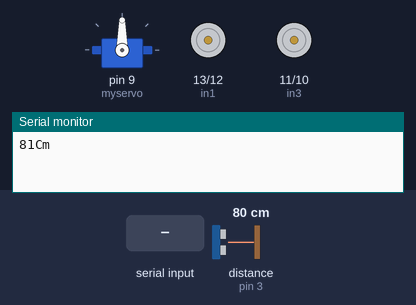
Bench run of a sketch on a simulated Arduino Uno, built with avr-gcc and run on an emulated ATmega328P. On the bench: servo, motor-driver pin pairs drawn as motors (green arrow = first pin HIGH = forward, orange = second pin HIGH = backward, longer = more drive, scaled by the enable pin), the last lines printed to the serial monitor. The inputs (shaded band) are chosen by the test bench; at power-on: distance to the obstacle (sensor on pin 3) 80 cm. The echo pulse lasts 58.3 µs per cm.

Above: at 1.2 s.
1.3 s: distance to the obstacle (sensor on pin 3) set to 22 cm
5.3 s: distance to the obstacle (sensor on pin 3) set to 18 cm
At 10.1 s:
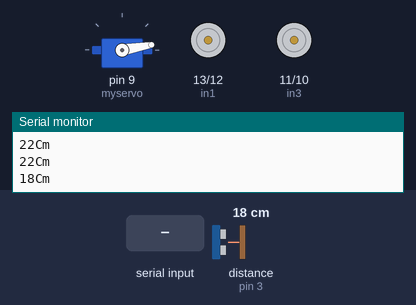
11.4 s: "8" received over Serial
At 17.2 s:
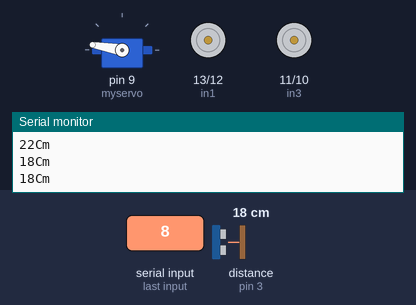
17.4 s: distance to the obstacle (sensor on pin 3) set to 35 cm
22.4 s: distance to the obstacle (sensor on pin 3) set to 2 cm
At 28.4 s:
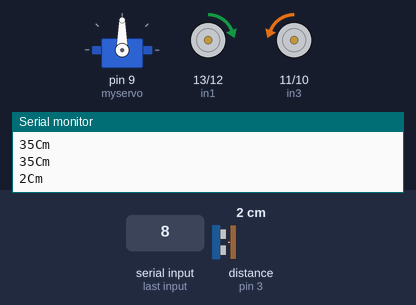
28.5 s: distance to the obstacle (sensor on pin 3) set to 60 cm
At 32.6 s:
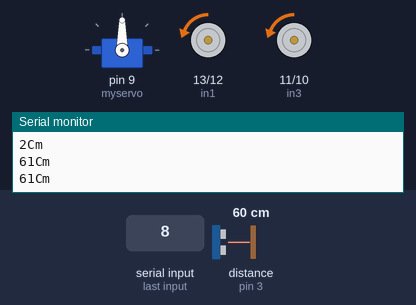
Timing chart, 0 to 33.8 s (numbered marks = the images above; inputs shaded):
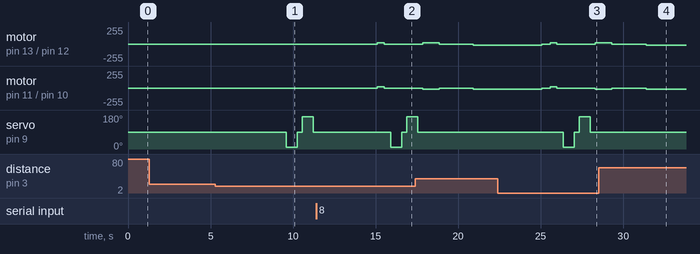

The sketch:

BluetoothCar.ino
```cpp
#include <Servo.h>
#include <NewPing.h>
#define trig_pin 2
#define echo_pin 3
#define TIME_OUT 5000

Servo myservo;
NewPing sonar(trig_pin, echo_pin, 200); //sensor function
int in1 = 13;
int in2 = 12;
int in3 = 11;
int in4 = 10;
int PWM1 = 6;
int PWM2 = 5;
char val;
uint8_t speed_t = 0;
long distanceLeft = 0;
long distanceRight = 0;
long distance = 0;

void setup()
{
  Serial.begin(9600);

  pinMode(in1, OUTPUT);
  pinMode(in2, OUTPUT);
  pinMode(in3, OUTPUT);
  pinMode(in4, OUTPUT);
  pinMode(PWM1, OUTPUT);
  pinMode(PWM2, OUTPUT);
  myservo.attach(9);
  myservo.write(90);
}
uint8_t mode_t = 0;

int readPing(){
  delay(70);
  int cm = sonar.ping_cm();
  if (cm==0){
    cm=250;
  }
  return cm;
}

int lookRight(){  // nhin phai lay khoang cach
  myservo.write(10);
  delay(500);
  int distance = readPing();
  delay(100);
  myservo.write(90);
  return distance;
}

int lookLeft(){ // nhin trai lai khoang cach
  myservo.write(170);
  delay(500);
  int distance = readPing();
  delay(100);
  myservo.write(90);
  return distance;
  delay(100);
}


void Backward()
{
   digitalWrite(in1, HIGH);
   digitalWrite(in2, LOW);
   digitalWrite(in3, HIGH);
   digitalWrite(in4, LOW);
}

void Forward()
{
  digitalWrite(in1, LOW);
  digitalWrite(in2, HIGH);
  digitalWrite(in3, LOW);
  digitalWrite(in4, HIGH);
}

void TurnRight()
{
  digitalWrite(in1, HIGH);
  digitalWrite(in2, LOW);
  digitalWrite(in3, LOW);
  digitalWrite(in4, HIGH);
}

void TurnLeft()
{
  digitalWrite(in1, LOW);
  digitalWrite(in2, HIGH);
  digitalWrite(in3, HIGH);
  digitalWrite(in4, LOW);
}

void Stop()
{
  digitalWrite(in1, LOW);
  digitalWrite(in2, LOW);
  digitalWrite(in3, LOW);
  digitalWrite(in4, LOW);
}
void loop()
{
  while (Serial.available() > 0)
  {
    val = Serial.read();
  }

  if(val == 'M')
  {
      mode_t  = 1;
  }

  else if(val == 'A')
  {
     mode_t = 0;
  }
  while(mode_t == 1)
  {
      distance = readPing();
      Serial.print(distance);
      Serial.print("Cm ");
      Serial.println(" ");
      delay(50);
      while (Serial.available() > 0)
      {
         val = Serial.read();
      }
      if(val == 'A')
      {
          mode_t = 0;
          break;
      }
      if( val == '1') //Forward
      {
          Forward();
      }
      else if(val == '2') //Backward
      {
        Backward();
      }
      else if(val == '3') //Left
      {
        TurnLeft();

      }
      else if(val == '4') //Right
      {
         TurnRight();
      }
      else if(val == '5') //Stop
      {
        Stop();

      }

    if(val == '8')
    {
      speed_t += 20;
      analogWrite(PWM1, speed_t);
      analogWrite(PWM2, speed_t);
      if(speed_t > 200)speed_t = 0;
      val = 0;
    }
    else if(val == '9')
    {
      if(speed_t > 0)  speed_t--;
      analogWrite(PWM1, speed_t);
      analogWrite(PWM2, speed_t);
      val = 0;
    }
  }

  while(mode_t == 0)
  {
     while (Serial.available() > 0)
      {
         val = Serial.read();
      }
      if(val == 'M')
      {
          mode_t = 1;
          break;
      }
       if(val == '8')
        {
            speed_t += 20;
            analogWrite(PWM1, speed_t);
            analogWrite(PWM2, speed_t);
            if(speed_t > 200)speed_t = 0;
            val = 0;
        }
        else if(val == '9')
        {
            if(speed_t > 0)  speed_t--;
            analogWrite(PWM1, speed_t);
            analogWrite(PWM2, speed_t);
            val = 0;
        }
      distance = readPing();

      if(distance > 0 && distance < 200)
      {
          Serial.print(distance);
          Serial.print("Cm ");
          Serial.println(" ");
          delay(2000);
          if(distance < 20)
          {
              Stop();
              delay(500);
              Backward();
              delay(400);
              Stop();
              delay(400);

              distanceRight = lookRight(); // lay khoang cach ben trai
              delay(300);

              distanceLeft = lookLeft(); // lay khoang cach ben phai
              delay(300);

              if(distanceRight >  distanceLeft)
              {
                  TurnLeft();
                  delay(1000);
                  Stop();
              }

              else
              {
                  TurnRight();
                  delay(1000);
                  Stop();
              }
          }
          else{
              Forward();
         }
      }
  }


}
```

Measured:
- the behaviour switches between 20 and 19 cm on distance to the obstacle (sensor on pin 3) (found by bisection; images 0 and 1)
- after the input at 5.3 s, servo on pin 9 (myservo): 90° → 10° after 4.3 s, → 90° 0.67 s later, → 170° 0.30 s later, → 90° 0.67 s later
- after the input at 11.4 s, motor on pin 13 (in1) / pin 12 (in2), motor on pin 11 (in3) / pin 10 (in4): stopped → forward 20/255 after 3.7 s, → stopped 0.40 s later
- after the input at 22.4 s, motor on pin 13 (in1) / pin 12 (in2): backward 20/255 → stopped after 2.7 s, → forward 20/255 0.50 s later, → stopped 0.40 s later, → forward 20/255 2.3 s later; motor on pin 11 (in3) / pin 10 (in4): backward 20/255 → stopped after 2.7 s, → forward 20/255 0.50 s later, → stopped 0.40 s later, → backward 20/255 2.3 s later
- after the input at 28.5 s, servo on pin 9 (myservo): stays 90° (without the input it goes to 10° after 4.2 s)
